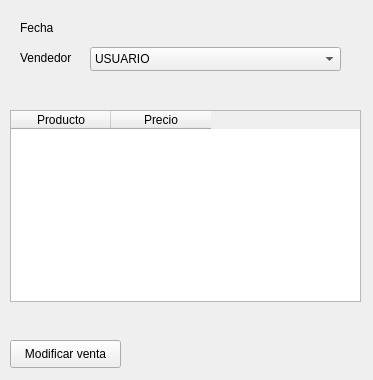
<?xml version="1.0" encoding="UTF-8"?>
<ui version="4.0">
 <class>Form</class>
 <widget class="QWidget" name="Form">
  <property name="geometry">
   <rect>
    <x>0</x>
    <y>0</y>
    <width>373</width>
    <height>380</height>
   </rect>
  </property>
  <property name="windowTitle">
   <string>Modificacion de Venta</string>
  </property>
  <widget class="QLabel" name="label_2">
   <property name="geometry">
    <rect>
     <x>20</x>
     <y>20</y>
     <width>58</width>
     <height>16</height>
    </rect>
   </property>
   <property name="text">
    <string>Fecha</string>
   </property>
  </widget>
  <widget class="QLabel" name="lblfecha">
   <property name="geometry">
    <rect>
     <x>90</x>
     <y>11</y>
     <width>281</width>
     <height>30</height>
    </rect>
   </property>
   <property name="toolTip">
    <string>La fecha no puede modificarse</string>
   </property>
   <property name="styleSheet">
    <string notr="true">color : grey</string>
   </property>
   <property name="text">
    <string/>
   </property>
  </widget>
  <widget class="QPushButton" name="btnAlta">
   <property name="enabled">
    <bool>true</bool>
   </property>
   <property name="geometry">
    <rect>
     <x>10</x>
     <y>340</y>
     <width>111</width>
     <height>28</height>
    </rect>
   </property>
   <property name="text">
    <string>Modificar venta</string>
   </property>
  </widget>
  <widget class="QComboBox" name="listavendedor">
   <property name="enabled">
    <bool>true</bool>
   </property>
   <property name="geometry">
    <rect>
     <x>90</x>
     <y>47</y>
     <width>251</width>
     <height>24</height>
    </rect>
   </property>
   <property name="currentIndex">
    <number>0</number>
   </property>
   <property name="frame">
    <bool>true</bool>
   </property>
   <item>
    <property name="text">
     <string>USUARIO</string>
    </property>
   </item>
  </widget>
  <widget class="QLabel" name="label_5">
   <property name="geometry">
    <rect>
     <x>20</x>
     <y>50</y>
     <width>58</width>
     <height>16</height>
    </rect>
   </property>
   <property name="text">
    <string>Vendedor</string>
   </property>
  </widget>
  <widget class="QTableWidget" name="tbproductos">
   <property name="geometry">
    <rect>
     <x>10</x>
     <y>110</y>
     <width>351</width>
     <height>192</height>
    </rect>
   </property>
   <property name="editTriggers">
    <set>QAbstractItemView::NoEditTriggers</set>
   </property>
   <property name="selectionMode">
    <enum>QAbstractItemView::SingleSelection</enum>
   </property>
   <property name="selectionBehavior">
    <enum>QAbstractItemView::SelectRows</enum>
   </property>
   <property name="sortingEnabled">
    <bool>true</bool>
   </property>
   <column>
    <property name="text">
     <string>Producto</string>
    </property>
   </column>
   <column>
    <property name="text">
     <string>Precio</string>
    </property>
   </column>
  </widget>
  <widget class="QLabel" name="lblerror">
   <property name="geometry">
    <rect>
     <x>70</x>
     <y>70</y>
     <width>281</width>
     <height>30</height>
    </rect>
   </property>
   <property name="toolTip">
    <string>La fecha no puede modificarse</string>
   </property>
   <property name="styleSheet">
    <string notr="true">color : red</string>
   </property>
   <property name="text">
    <string/>
   </property>
  </widget>
 </widget>
 <resources/>
 <connections/>
</ui>
